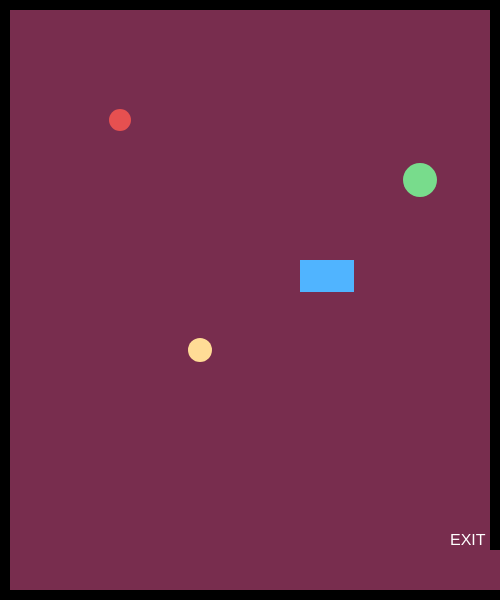
Frame 1 (no input)
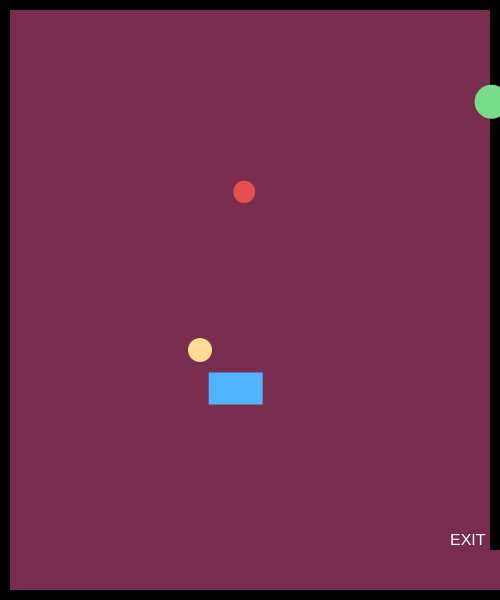
Frame 60 (no input)
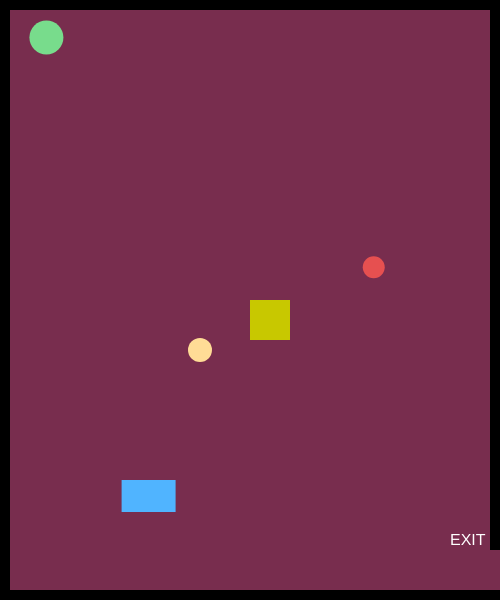
Frame 120 (the mouse pressed at the canvas centre since frame 60)

The p5.js sketch that drew these frames (run headless with seeded random() and noise() and a simulated clock; from frame 60 on, the mouse is pressed at the canvas centre):

// p5.js sketch
// ── sketch.js
// Week 12 - John Weber

var playerX;
var playerY;
var playerSize = 24;

var w = 87, a = 65, s = 83, d = 68;

var mouseObjX = null;
var mouseObjY = null;

var o1 = { x:120, y:120, vx:2.0,  vy:1.2,  size:22, col:[230,80,80], shape:"circle" };
var o2 = { x:300, y:260, vx:-1.6, vy:2.1, w:54, h:32, col:[80,180,255], shape:"rect" };
var o3 = { x:420, y:180, vx:1.2,  vy:-1.4, size:34, col:[120,220,140], shape:"circle" };

var BORDER = 10;
var won = false;

function setup() {
  createCanvas(500, 600);
  createPlayer(200, 350);
  createObstacles();
}

function draw() {
  background(120, 45, 78);

  createBorders(BORDER);
  createExit();

  drawPlayer();
  movePlayer();

  drawMouseObject();

  drawObstacles();

  moveObstacle1();
  moveObstacle2();
  moveObstacle3();

  showWin();
}

function createPlayer(x, y) {
  playerX = x;
  playerY = y;
}

function drawPlayer() {
  fill(255, 220, 150);
  noStroke();
  circle(playerX, playerY, playerSize);
}

function movePlayer() {
  if (won) return;

  // left / right (W+A+D and arrow keys)
  if (keyIsDown(a) || keyIsDown(LEFT_ARROW)) {
    playerX -= 3;
  } 
  else if (keyIsDown(d) || keyIsDown(RIGHT_ARROW)) {
    playerX += 3;
  }

  // up / down (W/S and arrow keys)
  if (keyIsDown(w) || keyIsDown(UP_ARROW)) {
    playerY -= 3;
  }
  else if (keyIsDown(s) || keyIsDown(DOWN_ARROW)) {
    playerY += 3;
  }

  var r = playerSize / 2;
  if (playerX < BORDER + r) playerX = BORDER + r;
  if (playerX > width - BORDER - r) playerX = width - BORDER - r;
  if (playerY < BORDER + r) playerY = BORDER + r;
  if (playerY > height - BORDER - r) playerY = height - BORDER - r;
}

function createObstacles() {
  // already set up in the globals
}

function drawObstacles() {
  noStroke();

  fill(o1.col);
  circle(o1.x, o1.y, o1.size);

  fill(o2.col);
  rect(o2.x, o2.y, o2.w, o2.h);

  fill(o3.col);
  circle(o3.x, o3.y, o3.size);
}

function moveObstacle1() {
  o1.vx += random(-0.05, 0.05);
  o1.vy += random(-0.05, 0.05);
  o1.x += o1.vx;
  o1.y += o1.vy;
  wrap(o1);
}

function moveObstacle2() {
  o2.vx += random(-0.05, 0.05);
  o2.vy += random(-0.05, 0.05);
  o2.x += o2.vx;
  o2.y += o2.vy;
  wrap(o2);
}

function moveObstacle3() {
  o3.vx += random(-0.05, 0.05);
  o3.vy += random(-0.05, 0.05);
  o3.x += o3.vx;
  o3.y += o3.vy;
  wrap(o3);
}

function wrap(obj) {
  if (obj.x > width)  obj.x = 0;
  if (obj.x < 0)      obj.x = width;
  if (obj.y > height) obj.y = 0;
  if (obj.y < 0)      obj.y = height;
}

function drawMouseObject() {
  if (mouseObjX !== null) {
    fill(200, 200, 0);
    rect(mouseObjX, mouseObjY, 40, 40);
  }
}

function mousePressed() {
  if (mouseObjX === null) {
    mouseObjX = mouseX;
    mouseObjY = mouseY;
  }
}

function createBorders(t) {
  noStroke();
  fill(0);

  rect(0, 0, width, t);
  rect(0, 0, t, height);
  rect(0, height - t, width, t);
  rect(width - t, 0, t, height - 50);
}

function createExit() {
  fill(255);
  textSize(16);
  text("EXIT", width - 50, height - 55);
}

function showWin() {
  var r = playerSize / 2;
  var insideX = playerX + r >= width - BORDER;
  var insideY = playerY + r >= height - 50;

  if (!won && insideX && insideY) {
    won = true;
  }

  if (won) {
    fill(255);
    textSize(30);
    text("YOU WIN!", width / 2 - 80, height / 2);
  }
}
